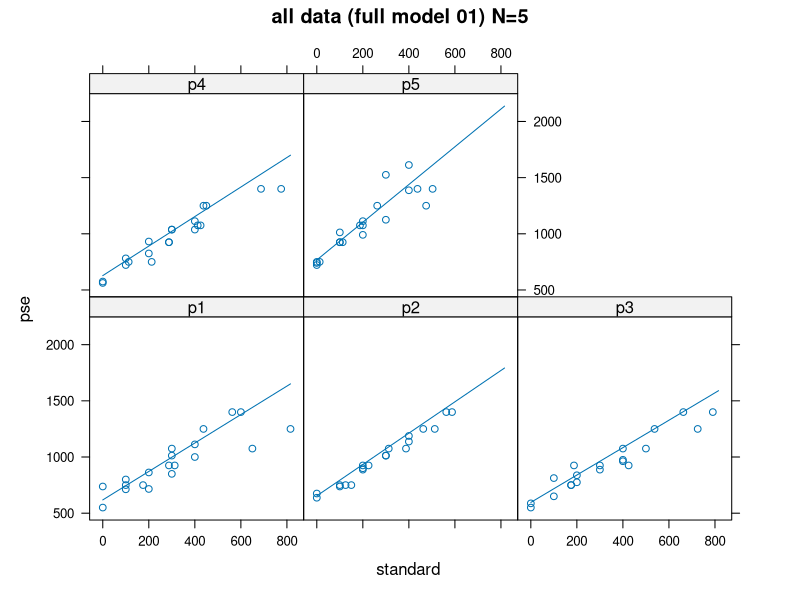
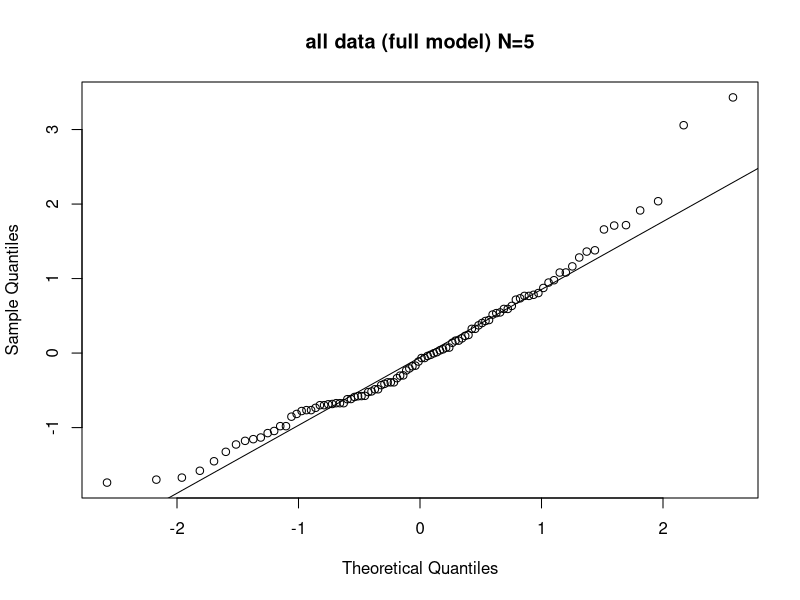
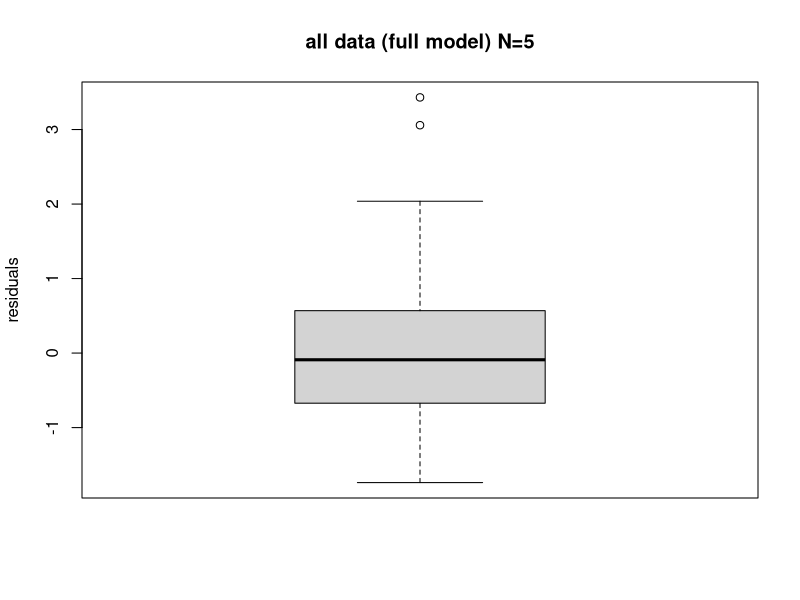
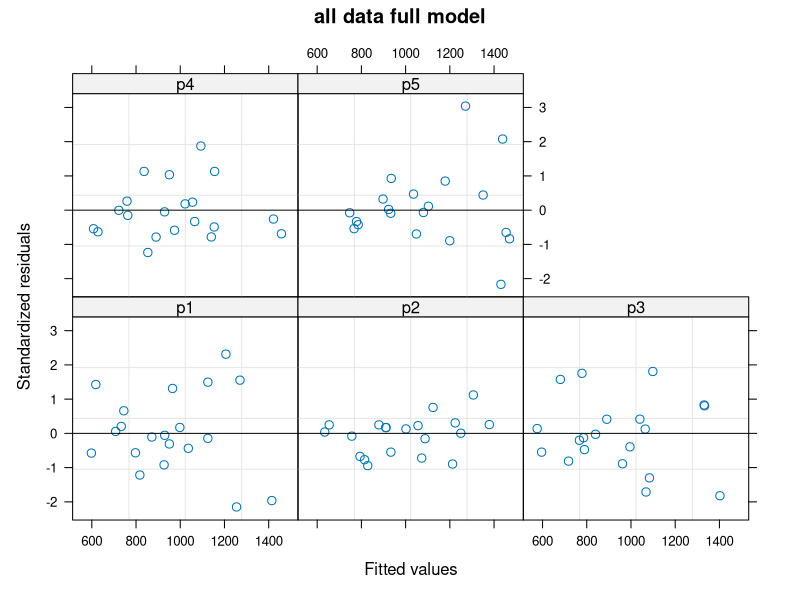
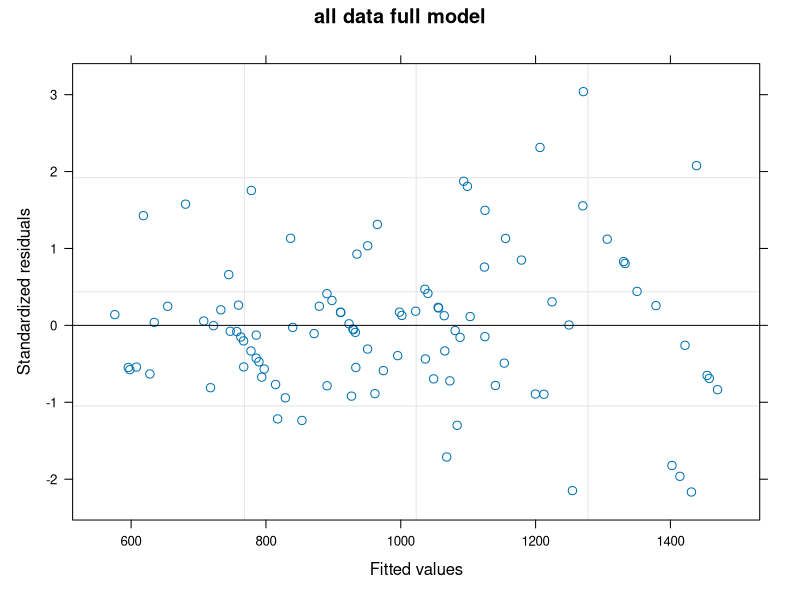
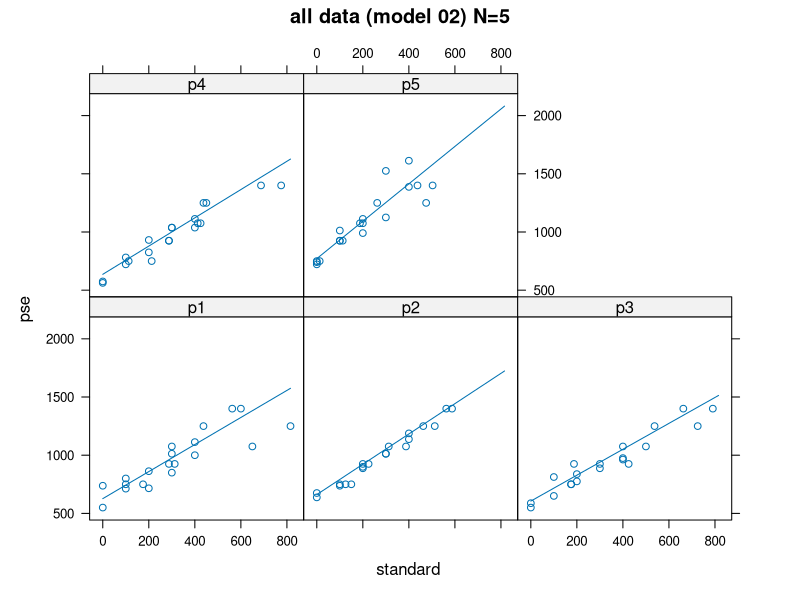
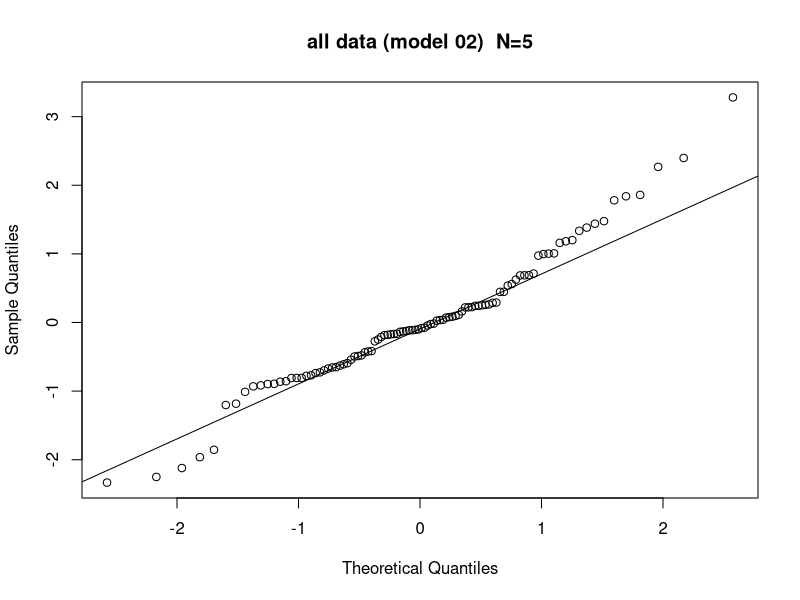
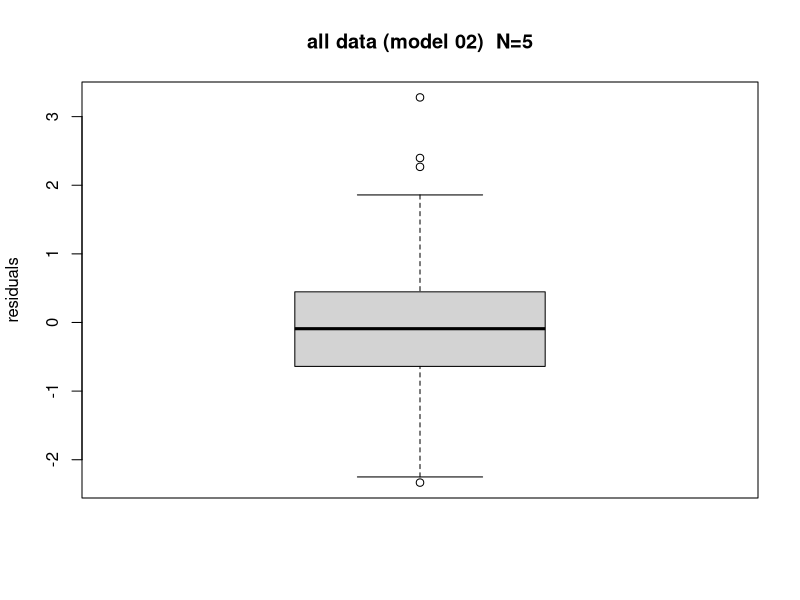

Here is the R script that generated these plots, in order:
# analysis of PSE (N=5) experiment

# These analyses use a "centered" version of the standard duration
# We subtract 400 msec from every value so that the "intercept" will correspond
# to the PSE at a standard duratino of 400 rather than zero


# the mixed-model analyses are done using the nlme package

# Pinheiro JC, Bates DM (2000). _Mixed-Effects Models in S and S-PLUS_. 
# Springer, New York. doi:10.1007/b98882 <https://doi.org/10.1007/b98882>

# Most of the analyses can be performed with lme4 and lmerTest. However,
# the nlme package has several commands for graphing data/results (e.g., plot(augPred(model)))
# that are quite useful. Also, the nlme package makes it easy to create a mixed-effects
# regression model which assumes that the variance of the within-subject residuals is NOT constant
# across levels of the covariate (the "standard" duration, in this case). It turns our that this
# type of heteroscedatic model fits the data significantly better.

# initialize ---------

graphics.off()
setwd( dirname(rstudioapi::getActiveDocumentContext()$path) )

options(contrasts=c("contr.sum","contr.poly"))
library(nlme)
library(lme4)
library(lattice)

dat5 <- read.csv("heterogenous_regression_5.csv",stringsAsFactors = T)
dat5$repetition <- as.factor(dat5$repetition)
dat5$Participant <- factor(dat5$Participant,labels = "p")

summary(dat5)
nr <- dim(dat5)[1]
dat5$standard <- rep(0,nr)
dat5$pse <- rep(0,nr)
tmp <- dat5$envelope_1=="flat"
dat5$standard[tmp] <- dat5$Flat[tmp]
dat5$pse[tmp] <- dat5$Percussive[tmp]

tmp <- dat5$envelope_1=="perc"
dat5$standard[tmp] <- dat5$Flat[tmp]
dat5$pse[tmp] <- dat5$Percussive[tmp]

# center standard at 400 ---------------
dat5$standard <- dat5$standard - 400


# nlme defines a groupedData object...
#  it is is a special type of data frame that allows us to use augPred command

dat5 <- groupedData(formula=pse~standard|Participant,data=dat5)
class(dat5)
summary(dat5)

# homogeneous variance models ---------
# create model assuming error variance is constant across all levels of standard duration

all.lme.01 <- lme(fixed=pse~standard*envelope_1*repetition,random=~1+standard|Participant,data=dat5)
anova(all.lme.01)

# dropping envelope_1
all.lme.02 <- lme(fixed=pse~standard*repetition,random=~1+standard|Participant,data=dat5)
anova(all.lme.02)

# dropping repetition
all.lme.03 <- lme(fixed=pse~standard,random=~1+standard|Participant,data=dat5)
anova(all.lme.03)

# compare models using AIC & BIC measures (lower values are better)
# need to refit models using ML instead of default REML because they have different fixed effects
anova(update(all.lme.01,method="ML"),
      update(all.lme.02,method="ML"),
      update(all.lme.03,method="ML")) # model 02 is best:

# first check the full model:
dat.fitted <- augPred(all.lme.01)
plot(dat.fitted,main="all data (full model 01) N=5")
summary(all.lme.01)
coef(summary(all.lme.01)) # values of fixed effects
anova(all.lme.01) # anova on fixed effects
VarCorr(all.lme.01) # variance of random effects
# SD(intercept) = 68.6; SD(slope) = 0.18
coef(all.lme.01) # coefficients for individual subjects
ranef(all.lme.01) # lists values of random effects for individual subjects

# evaluate statistical significance of random effects
# gls is an nlme-defined command that uses Generalized Least Squares to fit a fixed-effects model
all.lm.01 <- gls(pse~standard*envelope_1*repetition,data=dat5) # create a fixed-effects model with no random effects
anova(all.lm.01,all.lme.01) # mixed-effects model is better

# check residuals:
# N.B. Using pearson/standardized residuals gives the same results as
# the regular "raw" residuals IN THIS CASE
qqnorm(residuals(all.lm.01,type="p"),main="all data (full model) N=5")
qqline(residuals(all.lm.01,type="p")) # slight positive skew
boxplot(residuals(all.lm.01,type="p"),main="all data (full model) N=5",ylab="residuals")
# following plots suggest that variance is not constant across "standard"
plot(all.lme.01,resid(., type = "p") ~ fitted(.)|Participant,abline=0,main="all data full model")
plot(all.lme.01,resid(., type = "p") ~ fitted(.),abline=0,main="all data full model")

# now check "best-fitting" model 02:
plot(augPred(all.lme.02),main="all data (model 02) N=5") # model 02 is best
coef(summary(all.lme.02)) # values of fixed effects
anova(all.lme.02) # anova on fixed effects
VarCorr(all.lme.02) # variance of random effects
# SD(intercept) = 66.37; SD(slope) = 0.19
coef(all.lme.02) # coefficients for individual subjects
ranef(all.lme.02) # lists values of random effects for individual subjects

# evaluate statistical significance of random effects
all.lm.02 <- gls(pse~standard*repetition,data=dat5) # create a fixed-effects model with no random effects
anova(all.lm.02,all.lme.02) # mixed-effects model is better

# check residuals:
qqnorm(residuals(all.lme.02,type="p"),main="all data (model 02)  N=5")
qqline(residuals(all.lme.02,type="p")) # slight positive skew
boxplot(residuals(all.lme.02,type="p"),main="all data (model 02)  N=5",ylab="residuals")
# following plots suggest that variance is not constant across "standard"
plot(all.lme.02,resid(., type = "p") ~ fitted(.)|Participant,abline=0,main="all data best-fit model")
plot(all.lme.02,resid(., type = "p") ~ fitted(.),abline=0,main="all data best-fit model")
# the residuals increase with increasing fitted-values

## random intercept only models --------
all.lme.01b <- update(all.lme.01,random=~1|Participant)
all.lme.02b <- update(all.lme.02,random=~1|Participant)

# comparing models... they have the same fixed effects so we don't have to re-fit using ML
# comparisons of models shows random intercept+slope is better
anova(all.lme.01b,all.lme.01) # 01 is better
anova(all.lme.02b,all.lme.02) # 02 is better


# heteroscedastic model --------
# examination of residuals suggests that variance is not homogeneous 
# re-fit data using models that allow variance of residuals to change with fitted values

all.lme.hetero.01 <- update(all.lme.01,weights=varPower(form = ~fitted(.)|Participant) )
summary(all.lme.hetero.01)
anova(all.lme.01,all.lme.hetero.01) # hetero model fits better

## random intercept only model ------------
all.lme.hetero.01b <- update(all.lme.hetero.01,random=~1|Participant) # intercept only
anova(all.lme.hetero.01b,all.lme.hetero.01) # intercept+slope model is better

plot(augPred(all.lme.hetero.01),main="all data (full hetero model 01) N=5")
coef(summary(all.lme.hetero.01)) # values of fixed effects
anova(all.lme.hetero.01) # anova on fixed effects
VarCorr(all.lme.hetero.01) # variance of random effects
# SD(intercept) = 67.9; SD(slope) = 0.204
coef(all.lme.hetero.01) # coefficients for individual subjects
ranef(all.lme.hetero.01) # lists values of random effects for individual subjects

# check residuals
# N.B. Here we want to use the pearson/standardized residuals because
# (unlike the raw residuals) they take into account the heteroscedasticity of the model
# see Pinheiro & Bates (2000) page 218

# these residuals look normal to me:
qqnorm(residuals(all.lme.hetero.01,type="p"),main="all data (full hetero model 01) N=5")
qqline(residuals(all.lme.hetero.01,type="p"))
boxplot(residuals(all.lme.hetero.01,type="p"),main="all data (full hetero model 01) N=5",ylab="residuals")
plot(all.lme.hetero.01,resid(., type = "p") ~ fitted(.)|Participant,abline=0,main="all data (full hetero model 01)")
plot(all.lme.hetero.01,resid(., type = "p") ~ fitted(.),abline=0,main="all data (full hetero model 01)")


# simplify model by removing non-significant effects:
all.lme.hetero.02 <- update(all.lme.hetero.01,fixed=pse~standard+repetition)
anova(update(all.lme.hetero.02,method="ML"),update(all.lme.hetero.01,method="ML")) # simpler model is preferred
plot(augPred(all.lme.hetero.02),main="all data (reduced hetero model 02) N=5")
coef(summary(all.lme.hetero.02)) # values of fixed effects
anova(all.lme.hetero.02) # anova on fixed effects
VarCorr(all.lme.hetero.02) # variance of random effects
# SD(intercept) = 63.8; SD(slope) = 0.214
coef(all.lme.hetero.02) # coefficients for individual subjects
ranef(all.lme.hetero.02) # lists values of random effects for individual subjects

# check residuals... they look normal to me
qqnorm(residuals(all.lme.hetero.02,type="p"),main="all data (reduced hetero model 02) N=5")
qqline(residuals(all.lme.hetero.02,type="p"))
boxplot(residuals(all.lme.hetero.02,type="p"),main="all data (reduced hetero model 02) N=5",ylab="residuals") 
plot(all.lme.hetero.02,resid(., type = "p") ~ fitted(.)|Participant,abline=0,main="all data (reduced hetero model 02)")
plot(all.lme.hetero.02,resid(., type = "p") ~ fitted(.),abline=0,main="all data (reduced hetero model 02)")

# evaluate random effects
# create fixed-effects heteroscedatic model
all.lm.hetero.02 <- gls(pse~standard+repetition,weights=varPower(form = ~fitted(.)|Participant),data=dat5)
anova(all.lm.hetero.02,all.lme.hetero.02) # mixed-effects model is better


# SUMMARY OF BEST MODEL ----------
best.lme.model <- all.lme.hetero.02
anova(best.lme.model) # anova on fixed effects
VarCorr(best.lme.model) # variance & SDs of random effects
coef(summary(best.lme.model)) # values of fixed effects
coef(best.lme.model) # coefficient values (fixed + random) for individual subjects
ranef((best.lme.model)) # random effects for each subject


# Here I re-create the plots with examples of how to tweak the graphical parameters:
# N.B. You may have to re-size RStudio's plot window to see all of the axis labels...

# following command creates a list of legend parameters (e.g., line colors)
# simpleKey(text=c("fixed","random"),points=F,lines=T) 

# following creates a figure with the average regression line an regression lines
# for each subject. Delete "level=0:1" to remove fixed/average regression line

lineColors <- trellis.par.get("superpose.line")$col # default colors 

plot(augPred(best.lme.model,level=0:1),
     grid=T,
     par.strip.text=list(cex=1.5),
     xlab=list(label="standard (msec)",cex=2),
     ylab=list(label="pse (msec)",cex=2),
     pch=1,
     cex=2,
     key=list(columns = 2,text=list(lab=c("fixed","participant")),
              lines=list(cex=1,lwd=2,lty=c(1,3),col=lineColors[1:2])),
     # key=listcolumns = 2,text=list(lab=c("fixed","participant"),col="black",cex=1.5),
     #          lines=list(cex=1,col=c("black"),lwd=1.5,lty=c(1,2))),
     # col=c("black"),
     lwd=3,
     lty=c(1,3),
     scales=list(cex=1.125),
     main="Heteroscedatic Model",
     par.settings=list(par.main.text=list(cex=2)))

plot(best.lme.model,
     resid(., type = "p") ~ fitted(.)|Participant,
     par.strip.text=list(cex=1.5),
     abline=0,
     col="black",
     cex=1.5,
     scales=list(cex=1.125),
     ylab=list(label="Standardized Residuals",cex=2) )

plot(best.lme.model,
     resid(., type = "p") ~ fitted(.),
     abline=0,
     col="black",
     cex=1.5,
     scales=list(cex=1.5),
     ylab=list(label="Standardized Residuals",cex=2),
     xlab=list(label="Fitted Values",cex=2))
